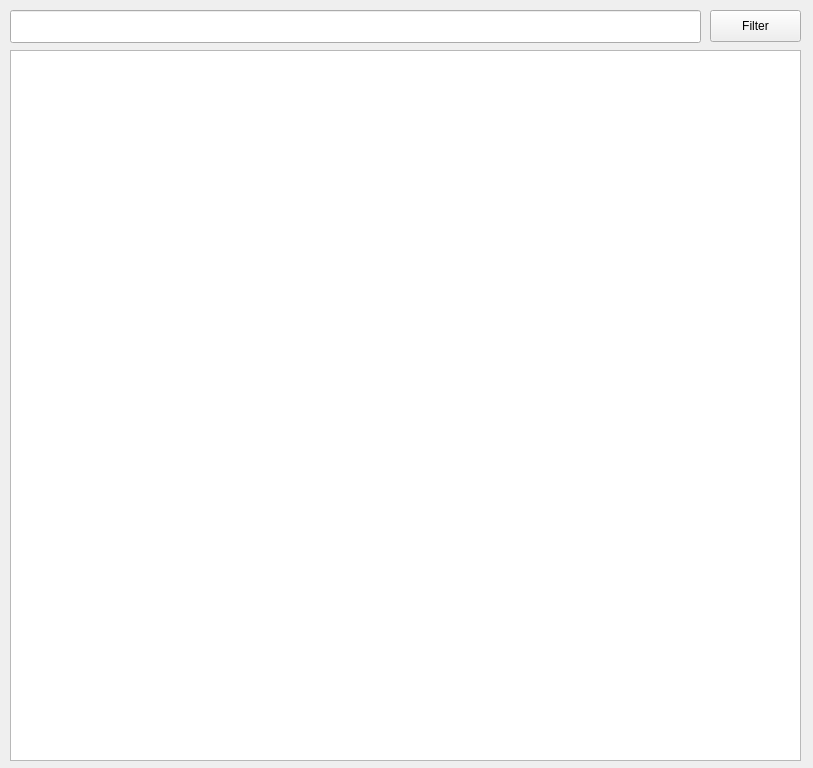
<?xml version="1.0" encoding="UTF-8"?>
<ui version="4.0">
 <class>Form</class>
 <widget class="QWidget" name="Form">
  <property name="geometry">
   <rect>
    <x>0</x>
    <y>0</y>
    <width>813</width>
    <height>768</height>
   </rect>
  </property>
  <property name="windowTitle">
   <string>Form</string>
  </property>
  <widget class="TextEdit" name="All_Traps_received">
   <property name="geometry">
    <rect>
     <x>10</x>
     <y>50</y>
     <width>791</width>
     <height>711</height>
    </rect>
   </property>
   <property name="readOnly">
    <bool>true</bool>
   </property>
  </widget>
  <widget class="SearchLineEdit" name="Filter">
   <property name="geometry">
    <rect>
     <x>10</x>
     <y>10</y>
     <width>691</width>
     <height>33</height>
    </rect>
   </property>
   <property name="text">
    <string/>
   </property>
   <property name="placeholderText">
    <string/>
   </property>
  </widget>
  <widget class="PrimaryPushButton" name="Filter_Button">
   <property name="geometry">
    <rect>
     <x>710</x>
     <y>10</y>
     <width>91</width>
     <height>32</height>
    </rect>
   </property>
   <property name="text">
    <string>Filter</string>
   </property>
  </widget>
 </widget>
 <customwidgets>
  <customwidget>
   <class>PushButton</class>
   <extends>QPushButton</extends>
   <header>qfluentwidgets</header>
  </customwidget>
  <customwidget>
   <class>PrimaryPushButton</class>
   <extends>PushButton</extends>
   <header>qfluentwidgets</header>
  </customwidget>
  <customwidget>
   <class>LineEdit</class>
   <extends>QLineEdit</extends>
   <header>qfluentwidgets</header>
  </customwidget>
  <customwidget>
   <class>SearchLineEdit</class>
   <extends>LineEdit</extends>
   <header>qfluentwidgets</header>
  </customwidget>
  <customwidget>
   <class>TextEdit</class>
   <extends>QTextEdit</extends>
   <header>qfluentwidgets</header>
  </customwidget>
 </customwidgets>
 <resources/>
 <connections/>
</ui>
